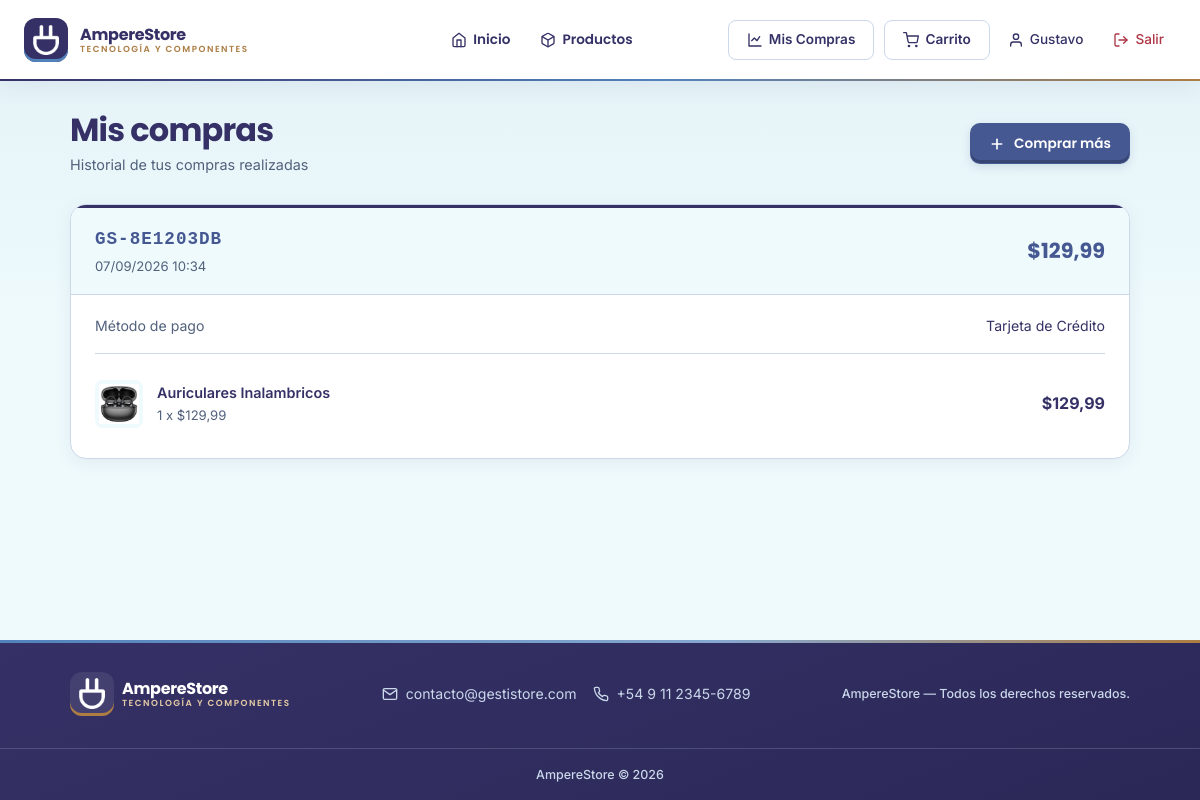
/mis-compras/ (signed in), run on the app's committed database.
### Tienda/models.py (models this page shows, shortened)
class Venta(models.Model):
    METODO_PAGO_CHOICES = [
        ('tarjeta', 'Tarjeta de Crédito'),
        ('debito', 'Tarjeta de Débito'),
        ('transferencia', 'Transferencia Bancaria'),
    ]
    ESTADO_CHOICES = [
        ('pendiente', 'Pendiente'),
        ('completada', 'Completada'),
        ('cancelada', 'Cancelada'),
    ]
    usuario = models.ForeignKey(User, on_delete=models.CASCADE, related_name='ventas')
    fecha_venta = models.DateTimeField(auto_now_add=True)
    total = models.DecimalField(max_digits=10, decimal_places=2, default=0)
    metodo_pago = models.CharField(max_length=15, choices=METODO_PAGO_CHOICES)
    estado = models.CharField(max_length=12, choices=ESTADO_CHOICES, default='completada')
    codigo = models.CharField(max_length=20, unique=True, blank=True)
    class Meta:
        ordering = ['-fecha_venta']

class DetalleVenta(models.Model):
    venta = models.ForeignKey(Venta, on_delete=models.CASCADE, related_name='detalles')
    producto = models.ForeignKey(Producto, on_delete=models.PROTECT, related_name='detalles_venta')
    cantidad = models.PositiveIntegerField(default=1)
    precio_unitario = models.DecimalField(max_digits=10, decimal_places=2)
    subtotal = models.DecimalField(max_digits=10, decimal_places=2, default=0)
    class Meta:
        verbose_name_plural = "Detalles de venta"

class Producto(models.Model):
    CATEGORIA_CHOICES = [
        ('informatica', 'Informática'),
        ('componente_pc', 'Componente PC'),
        ('perifericos_gaming', 'Periféricos y Gaming'),
        ('redes_conectividad', 'Redes y Conectividad'),
        ('celulares_accesorios', 'Celulares y Accesorios'),
        ('cables_adaptadores', 'Cables y Adaptadores'),
        ('electronica_desarrollo', 'Electrónica y Desarrollo'),
        ('seguridad_domotica', 'Seguridad y Domótica'),
        ('lectores_tarjetas', 'Lectores de Tarjetas'),
        ('otros', 'Otros'),
    ]
    nombre = models.CharField(max_length=200)
    descripcion = models.TextField(blank=True)
    precio = models.DecimalField(max_digits=10, decimal_places=2)
    stock = models.PositiveIntegerField(default=0)
    categoria = models.CharField(max_length=30, choices=CATEGORIA_CHOICES, default='otros')
    imagen = models.ImageField(upload_to='productos/', blank=True, null=True)
    peso_kg = models.DecimalField(max_digits=6, decimal_places=2, null=True, blank=True,
                                  help_text="Peso en kilogramos")
    activo = models.BooleanField(default=True)
    fecha_creacion = models.DateTimeField(auto_now_add=True)
    class Meta:
        ordering = ['-fecha_creacion']

### Tienda/views.py (the view)
# urls.py: path('mis-compras/', views.mis_compras, name='mis_compras'),
@login_required
def mis_compras(request):
    if es_admin(request.user):
        return redirect('historial_ventas')
    ventas = Venta.objects.filter(usuario=request.user, estado='completada')\
        .prefetch_related('detalles__producto').order_by('-fecha_venta')
    return render(request, 'tienda/mis_compras.html', {'ventas': ventas})

### Tienda/views.py (called while the page is built)
def es_admin(user):
    try:
        return user.perfil.rol == 'admin'
    except Exception:
        return False

### Tienda/Templates/tienda/mis_compras.html (shortened to what this page needs)
{% extends 'tienda/base.html' %}
{% load static %}
{% block content %}
<link rel="stylesheet" href="{% static 'tienda/css/mis_compras.css' %}">
<div class="mis-compras-header">
  <div>
    <h1>Mis compras</h1>
    <p class="mis-compras-sub">Historial de tus compras realizadas</p>
  </div>
  <a href="{% url 'lista_productos' %}" class="btn btn-primary">
    <svg width="16" height="16" viewBox="0 0 24 24" fill="none" stroke="currentColor" stroke-width="2.5" stroke-linecap="round" stroke-linejoin="round" style="vertical-align:middle;margin-right:6px;"><line x1="12" y1="5" x2="12" y2="19"/><line x1="5" y1="12" x2="19" y2="12"/></svg>
    Comprar más
  </a>
</div>
{% if ventas %}
<div class="mis-compras-lista">
  {% for venta in ventas %}
  <div class="compra-card">
    <div class="compra-card-header">
      <div>
        <span class="compra-codigo">{{ venta.codigo }}</span>
        <div class="compra-fecha">{{ venta.fecha_venta|date:"d/m/Y H:i" }}</div>
      </div>
      <div class="compra-total">${{ venta.total }}</div>
    </div>
    <div class="compra-card-body">
      <div class="compra-metodo">
        <span class="compra-label">Método de pago</span>
        <span>{{ venta.get_metodo_pago_display }}</span>
      </div>
      <div class="compra-productos">
        {% for d in venta.detalles.all %}
        <div class="compra-producto">
          <div class="compra-producto-img">
            {% if d.producto.imagen %}
            <img src="{{ d.producto.imagen.url }}" alt="">
            {% else %}
            <svg width="20" height="20" viewBox="0 0 24 24" fill="none" stroke="currentColor" stroke-width="1.5" stroke-linecap="round" stroke-linejoin="round"><rect x="3" y="3" width="18" height="18" rx="2" ry="2"/><circle cx="8.5" cy="8.5" r="1.5"/><polyline points="21 15 16 10 5 21"/></svg>
            {% endif %}
          </div>
          <div class="compra-producto-info">
            <div class="compra-producto-nombre">{{ d.producto.nombre }}</div>
            <div class="compra-producto-detalle">{{ d.cantidad }} x ${{ d.precio_unitario }}</div>
          </div>
          <div class="compra-producto-subtotal">${{ d.subtotal }}</div>
        </div>
        {% endfor %}
      </div>
    </div>
  </div>
  {% endfor %}
</div>
{% endif %}
{% endblock %}

### Tienda/Templates/tienda/base.html (shortened to what this page needs)
{% load static %}
<!DOCTYPE html>
<html lang="es">
<head>
  <link rel="stylesheet" href="{% static 'tienda/css/style.css' %}">
</head>
<body>
<header class="header">
  <div class="header-inner">
    <a href="{% url 'inicio' %}" class="header-brand">
      <span class="brand-logo" aria-hidden="true">
        <img src="{% static 'tienda/images/ampere-isotipo-blanco.png' %}" alt="" width="148" height="177">
      </span>
      <div class="brand-text">
        <div class="brand-title">AmpereStore</div>
        <div class="brand-sub">Tecnología y componentes</div>
      </div>
    </a>
    <nav class="nav-links">
      <a href="{% url 'inicio' %}"{% if request.resolver_match.url_name == 'inicio' %} aria-current="page"{% endif %}><svg width="16" height="16" viewBox="0 0 24 24" fill="none" stroke="currentColor" stroke-width="2" stroke-linecap="round" stroke-linejoin="round"><path d="M3 9l9-7 9 7v11a2 2 0 01-2 2H5a2 2 0 01-2-2z"/><polyline points="9 22 9 12 15 12 15 22"/></svg> Inicio</a>
      <a href="{% url 'lista_productos' %}"> Productos</a>
    </nav>
    <div class="header-right">
      {% if user.is_authenticated %}
      <div class="header-right-group header-right-group-desktop">
        {% if user.perfil.rol == 'admin' %}
        <a href="{% url 'historial_ventas' %}" class="user-btn user-btn-secondary"><svg width="16" height="16" viewBox="0 0 24 24" fill="none" stroke="currentColor" stroke-width="2" stroke-linecap="round" stroke-linejoin="round"><path d="M3 3v18h18"/><path d="M7 13l4-4 4 4 4-6"/></svg> Historial de ventas</a>
        {% else %}
        <a href="{% url 'mis_compras' %}" class="user-btn user-btn-secondary"><svg width="16" height="16" viewBox="0 0 24 24" fill="none" stroke="currentColor" stroke-width="2" stroke-linecap="round" stroke-linejoin="round"><path d="M3 3v18h18"/><path d="M7 13l4-4 4 4 4-6"/></svg> Mis Compras</a>
        <a href="{% url 'ver_carrito' %}" class="user-btn user-btn-secondary"><svg width="16" height="16" viewBox="0 0 24 24" fill="none" stroke="currentColor" stroke-width="2" stroke-linecap="round" stroke-linejoin="round"><circle cx="9" cy="21" r="1"/><circle cx="20" cy="21" r="1"/><path d="M1 1h4l2.68 13.39a2 2 0 0 0 2 1.61h9.72a2 2 0 0 0 2-1.61L23 6H6"/></svg> Carrito</a>
        {% endif %}
        <span class="user-name"><svg width="16" height="16" viewBox="0 0 24 24" fill="none" stroke="currentColor" stroke-width="2" stroke-linecap="round" stroke-linejoin="round"><path d="M20 21v-2a4 4 0 00-4-4H8a4 4 0 00-4 4v2"/><circle cx="12" cy="7" r="4"/></svg> {{ user.username }}</span>
        <form method="post" action="{% url 'logout' %}" class="inline-form">
        <button type="submit" class="user-btn user-btn-logout"><svg width="16" height="16" viewBox="0 0 24 24" fill="none" stroke="currentColor" stroke-width="2" stroke-linecap="round" stroke-linejoin="round"><path d="M9 21H5a2 2 0 01-2-2V5a2 2 0 012-2h4"/><polyline points="16 17 21 12 16 7"/><line x1="21" y1="12" x2="9" y2="12"/></svg> Salir</button>
        </form>
      </div>
      {% else %}
      <div class="header-right-group header-right-group-desktop">
        <a href="{% url 'login' %}" class="user-btn user-btn-secondary">Iniciar sesión</a>
        <a href="{% url 'registro' %}" class="user-btn user-btn-primary">Registrarse</a>
      </div>
      {% endif %}
    </div>
  </div>
</header>
<div class="container{% block container_class %}{% endblock %}">
  {% block content %}{% endblock %}
</div>
<footer class="footer">
  <div class="footer-inner">
    <a href="{% url 'inicio' %}" class="footer-brand">
      <span class="brand-logo" aria-hidden="true">
        <img src="{% static 'tienda/images/ampere-isotipo-blanco.png' %}" alt="" width="148" height="177">
      </span>
      <div class="brand-text">
        <div class="brand-title">AmpereStore</div>
        <div class="brand-sub">Tecnología y componentes</div>
      </div>
    </a>
    <div class="footer-contact">
      <a href="mailto:contacto@gestistore.com"><svg width="16" height="16" viewBox="0 0 24 24" fill="none" stroke="currentColor" stroke-width="2" stroke-linecap="round" stroke-linejoin="round"><path d="M4 4h16c1.1 0 2 .9 2 2v12c0 1.1-.9 2-2 2H4c-1.1 0-2-.9-2-2V6c0-1.1.9-2 2-2z"/><polyline points="22,6 12,13 2,6"/></svg> contacto@gestistore.com</a>
      <a href="tel:+5491123456789"> +54 9 11 2345-6789</a>
    </div>
    <div class="footer-right">
      <span class="footer-copy">AmpereStore &mdash; Todos los derechos reservados.</span>
    </div>
  </div>
  <div class="footer-bottom">
    <span class="footer-copy">AmpereStore &copy; 2026</span>
  </div>
</footer>
</body>
</html>

### Tienda/static/tienda/css/mis_compras.css (style rules this page uses)
.mis-compras-header { display: flex; justify-content: space-between; align-items: center; margin-bottom: 28px; gap: 16px; flex-wrap: wrap; }
.mis-compras-header h1 { margin: 0; }
.mis-compras-sub { color: var(--amp-muted); font-size: 0.9rem; margin-top: 4px; }
.mis-compras-lista { display: flex; flex-direction: column; gap: 20px; }
.compra-card { background: var(--amp-white); border: 1px solid var(--amp-border); border-radius: 16px; overflow: hidden; box-shadow: 0 2px 12px rgba(53,49,102,0.06); }
.compra-card-header { display: flex; justify-content: space-between; align-items: center; padding: 18px 24px; background: var(--amp-ice); border-bottom: 1px solid var(--amp-border); }
.compra-codigo { font-family: 'Courier New', monospace; font-size: 1.1rem; font-weight: 700; letter-spacing: 1px; color: var(--amp-night); }
.compra-fecha { color: var(--amp-muted); font-size: 0.82rem; margin-top: 2px; }
.compra-total { font-family: var(--amp-heading-font); font-size: 1.3rem; font-weight: 700; color: var(--amp-night); }
.compra-card-body { padding: 20px 24px; }
.compra-metodo { display: flex; justify-content: space-between; align-items: center; padding-bottom: 16px; margin-bottom: 16px; border-bottom: 1px solid var(--amp-border); font-size: 0.88rem; }
.compra-label { color: var(--amp-muted); }
.compra-productos { display: flex; flex-direction: column; gap: 4px; }
.compra-producto { display: flex; align-items: center; gap: 14px; padding: 10px 0; }
.compra-producto-img { width: 48px; height: 48px; border-radius: 8px; background: var(--amp-ice); flex-shrink: 0; overflow: hidden; display: flex; align-items: center; justify-content: center; }
.compra-producto-img img { width: 100%; height: 100%; object-fit: contain; }
.compra-producto-info { flex: 1; min-width: 0; }
.compra-producto-nombre { font-weight: 600; font-size: 0.9rem; color: var(--amp-night); }
.compra-producto-detalle { color: var(--amp-muted); font-size: 0.82rem; }
.compra-producto-subtotal { font-weight: 700; color: var(--amp-night); }
.compra-card, .mis-compras-vacio { box-shadow: var(--amp-shadow); }
.compra-card-header { border-top: 3px solid var(--amp-primary); }
.compra-total { color: var(--amp-indigo); font-variant-numeric: tabular-nums; }
.compra-codigo { overflow-wrap: anywhere; }
.compra-producto-nombre { overflow-wrap: anywhere; }
.compra-producto-img img { padding: 4px; }
.compra-card-header { border-top-color: var(--amp-night); }
.compra-codigo { color: var(--amp-indigo); }

### data on the page
Venta: codigo "GS-8E1203DB", fecha_venta "07/09/2026 10:34", total "129,99", metodo_pago "Tarjeta de Crédito"
DetalleVenta: producto.imagen (picture), producto.nombre "Auriculares Inalambricos", cantidad "1", precio_unitario "129,99", subtotal "129,99"

### other printed values
{{ user.username }} "Gustavo"
